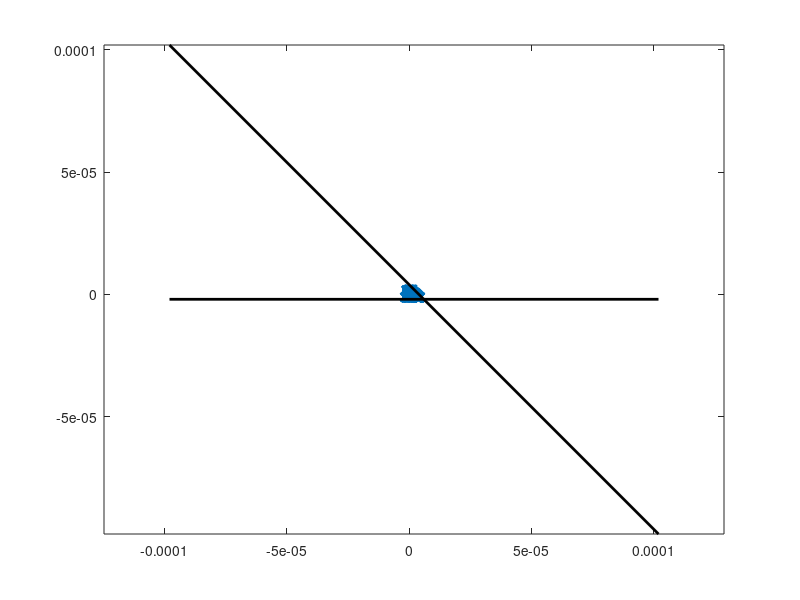

This chart was generated by the following MATLAB code:
% xRandomWalkReflections.m

% To test generating a random-walk pattern which is reflected whenever it
% hits a particular boundary in space, for use in the simplevesselsim to
% simulate solid boundaries of vessel walls. Currently run in 2 dimensions
% (but it should be trivial to extend it to 3)

% MT Cherukara
% 14 February 2017

clear; close all;

% standard parameters from the vessel simulator
stdDev   = 2e-7;
HD       = 10;
numSteps = 100;     % normally 600, but we'll keep it a bit shorter for now
radius   = 0.5e-6;

initPosit = [0,0];

% generate random walk
protonPosits = stdDev.*randn(numSteps.*HD,2);
cumulativePosits      = protonPosits;
cumulativePosits(1,:) = initPosit;
cumulativePosits      = cumsum(cumulativePosits);

% % display
% figure(1);
% plot(cumulativePosits(:,1),cumulativePosits(:,2),'-','LineWidth',1.5);
% axis equal;

% now, impose blocked out areas above and below % y=2e-6, to simulate
% vessels in those spaces
vesselOrigins = [2,2;2,-2].*1e-6;
vesselNormals = [1,-1;1,0];
vesselRadii   = radius.*ones(length(vesselOrigins),1);

nv = size(vesselOrigins,1);     % number of vessels

% define negative version of protonPosits, which we'll quickly pull from
% when we need to reflect the cumulative walk
invPosits(:,:,1) = protonPosits;
invPosits(:,:,2) = -protonPosits;

invert = 2; % start with the negative version of protonPosits ready to go

% loop through the entire random walk, finding points where the path
% touches a vessel, and reflecting them
for ii = 2:(HD*numSteps)      % skip the first point
    pos = cumulativePosits(ii,:);
    
    % calculate distance from proton to each vessel origin
%     posd = repmat(pos,nv,1) - vesselOrigins;
%     dstn = arrayfun(@(idx) norm(posd(idx,:)), 1:size(posd,1));

    dstn = zeros(1,nv);
    for jj = 1:nv
        Q1 = vesselOrigins(jj,:) + vesselNormals(jj,:).*1e-4;
        Q2 = vesselOrigins(jj,:) - vesselNormals(jj,:).*1e-4;
        dstn(jj) = abs(det([Q2-Q1;pos-Q1]))./2e-4;
%         dstn(jj) = norm(pos-vesselOrigins(jj,:));
    end
    
    if min(dstn) < radius
%     if (pos(2) > 2e-6) || (pos(2) < -2e-6)
            % relflection algorithm (working)
            cumulativePosits(ii:end,:) = cumulativePosits(ii-1,:) + cumsum(invPosits(ii:end,:,invert));
            invert = mod(invert,2) + 1; % switch this between 1 and 2 each time
            
%             disp(['Reflecting ',num2str(pos),' to ',num2str(cumulativePosits(ii,:))]);
    end
end

% display new version
figure(2);
plot(cumulativePosits(:,1),cumulativePosits(:,2),'x-','LineWidth',1.5);
axis equal
hold on;
% for jj = 1:nv
%     coords = MTC_circle(vesselOrigins(jj,1),vesselOrigins(jj,2),radius);
%     plot(coords(1,:),coords(2,:),'k-','LineWidth',2);
% end
for jj = 1:nv
    Q1 = vesselOrigins(jj,:) + vesselNormals(jj,:).*1e-4;
    Q2 = vesselOrigins(jj,:) - vesselNormals(jj,:).*1e-4;
    plot([Q1(1),Q2(1)],[Q1(2),Q2(2)],'k-','LineWidth',2);
end